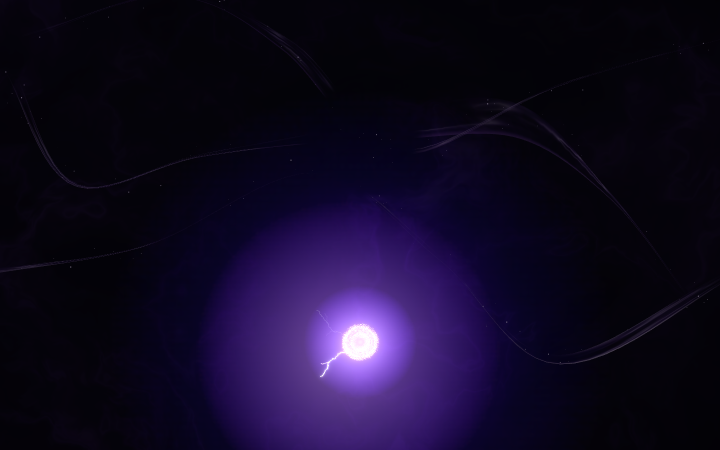
#> input picture recon/ref_-0.9.png, 1440 x 900 px, given in place of live-0.3.png, which was not available (shown at 1/2 size)
$ python p12-peta.py ../recon/ref_-0.9.png
#> lines starting #> are read from the running program, lines starting #| are printed output that depends on the picture
#!/usr/bin/env python3
"""p12-peta.py — P12 diagnosis: di mana galat torso MIRA berasal, dan berapa bagian yang
bisa dijelaskan oleh (a) terang menyeluruh, (b) struktur/tekstur, (c) sebaran pita luma.

Pakai: python3 tools/p12-peta.py [--dir /tmp/p12] [--t 9.5]
Keluaran: tabel per fase (MAE, torso, kepala), dekomposisi torso t=9.5
          (bias, galat struktur blur4, galat tekstur, sisa setelah cocok-afin), dan peta selisih PNG.
"""
import sys

import numpy as np
from PIL import Image, ImageFilter

D = sys.argv[sys.argv.index('--dir') + 1] if '--dir' in sys.argv else '/tmp/p12'
TS = ['0.3', '1.89', '3.5', '5.5', '6.8', '9.5']
TORSO = (520, 400, 900, 780)   # x0, y0, x1, y1
KEPALA = (620, 120, 830, 380)


def A(p):
#> called with p = '/tmp/p12/live-0.3.png'
    return np.asarray(Image.open(p).convert('RGB')).astype(np.float32)


def blur(a, r):
    u8 = np.clip(a, 0, 255).astype(np.uint8)
    return np.asarray(Image.fromarray(u8).filter(ImageFilter.GaussianBlur(r))).astype(np.float32)


def crop(a, r):
    x0, y0, x1, y1 = r
    return a[y0:y1, x0:x1]


print(f'{"t":>6} {"MAE":>7} {"torso":>7} {"bias":>7} {"kepala":>7} {"blur4":>7} {"blur10":>7}')
tot = []
for t in TS:
    L, O = A(f'{D}/live-{t}.png'), A(f'{D}/ours-{t}.png')
#> call 2 of A, with p = '/tmp/p12/ours-0.3.png'
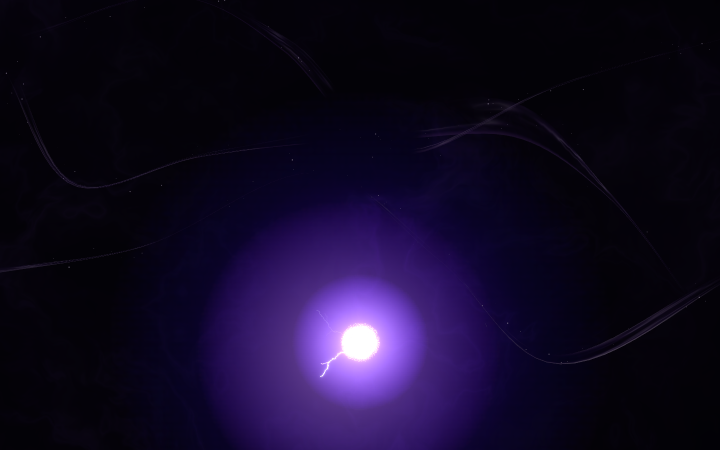
#> input picture recon/ref_-1.0.png, 1440 x 900 px, given in place of ours-0.3.png, which was not available (shown at 1/2 size)
    mae = float(np.abs(O - L).mean())
#> mae = 1.61
    tl, to = crop(L, TORSO), crop(O, TORSO)
#> in crop, `return a[y0:y1, x0:x1]`:
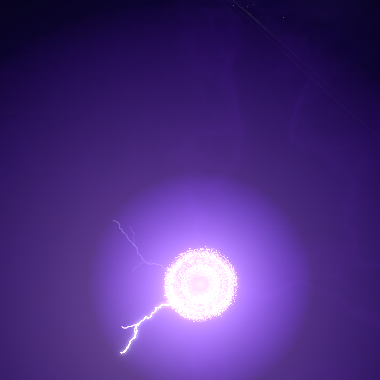
#> returned value: shape (380, 380, 3) float32; mean of channels 0, 1, 2 75.9, 46.6, 128.3; drawn as R, G, B
#> call 2 of crop, with r = (520, 400, 900, 780)
#> in crop (call 2), `x0, y0, x1, y1 = r`: x0 = 520; y0 = 400; x1 = 900; y1 = 780
#> in crop (call 2), `return a[y0:y1, x0:x1]`:
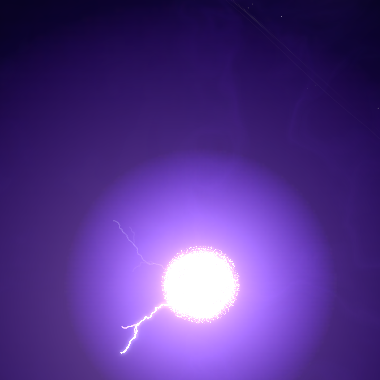
#> returned value: shape (380, 380, 3) float32; mean of channels 0, 1, 2 82.8, 51, 138.7; drawn as R, G, B
    mae_t = float(np.abs(to - tl).mean())
#> mae_t = 7.57
    bias_t = float((to - tl).mean())
#> bias_t = 7.19
    mae_k = float(np.abs(crop(O, KEPALA) - crop(L, KEPALA)).mean())
#> call 3 of crop, with r = (620, 120, 830, 380)
#> in crop (call 3), `return a[y0:y1, x0:x1]`:
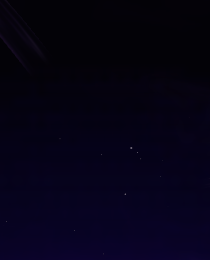
#> returned value: shape (260, 210, 3) float32; mean of channels 0, 1, 2 5.4, 2.4, 20.8; drawn as R, G, B
#> mae_k = 0.901
    b4 = float(np.abs(blur(O, 4) - blur(L, 4)).mean())
#> in blur, u8 is the input picture: shape (900, 1440, 3); mean R, G, B 17.8, 9.7, 36.4
#> in blur, u8 is the input picture: shape (900, 1440, 3); mean R, G, B 17.1, 9.7, 35.1
#> b4 = 1.53
    b10 = float(np.abs(blur(O, 10) - blur(L, 10)).mean())
#> b10 = 1.51
    tot.append(mae)
    print(f'{t:>6} {mae:7.3f} {mae_t:7.3f} {bias_t:+7.2f} {mae_k:7.3f} {b4:7.3f} {b10:7.3f}')
#|    0.3   1.611   7.566   +7.19   0.901   1.531   1.510
#> (the run stopped early here; a loop or call above may not have finished)
